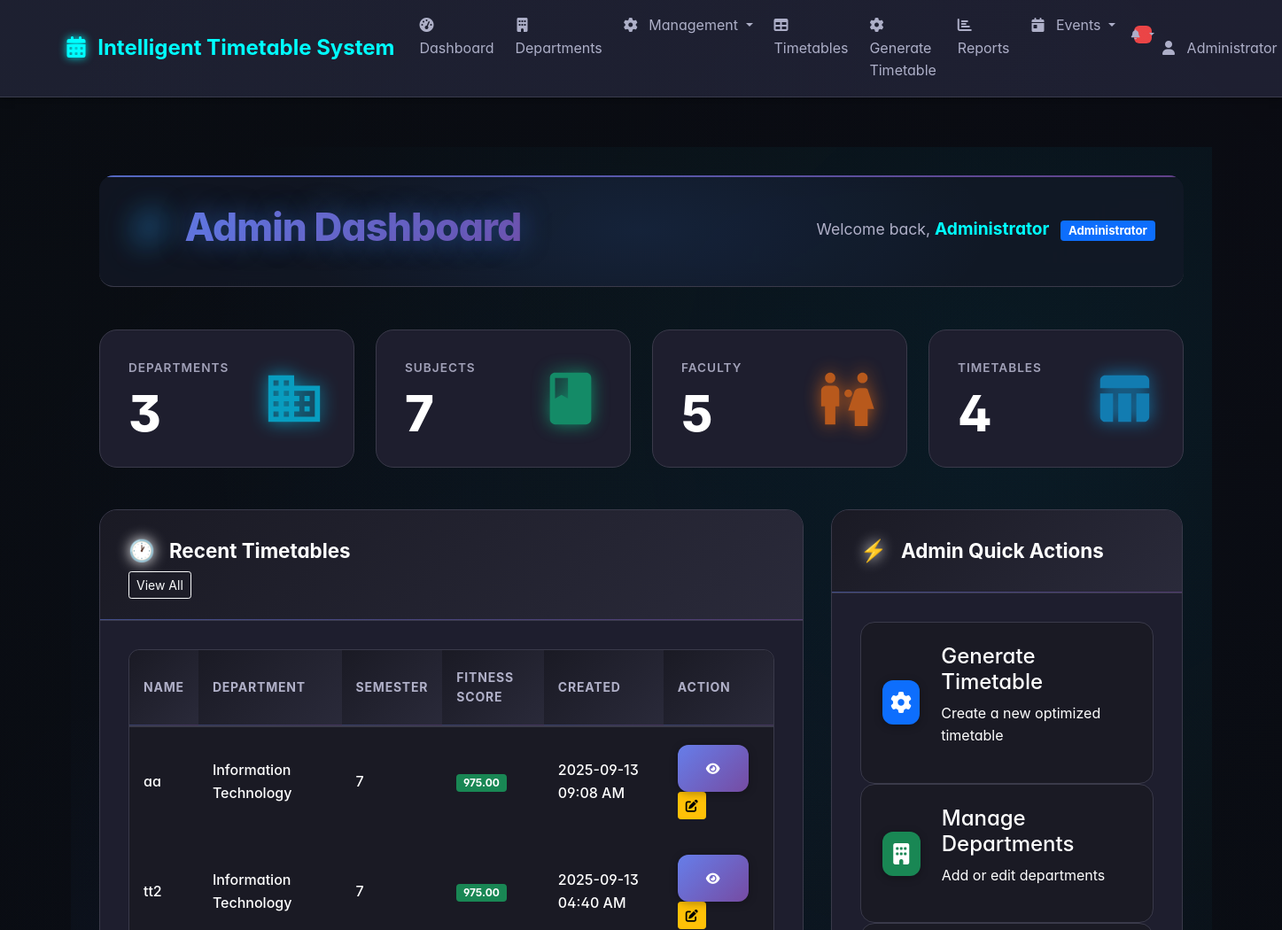
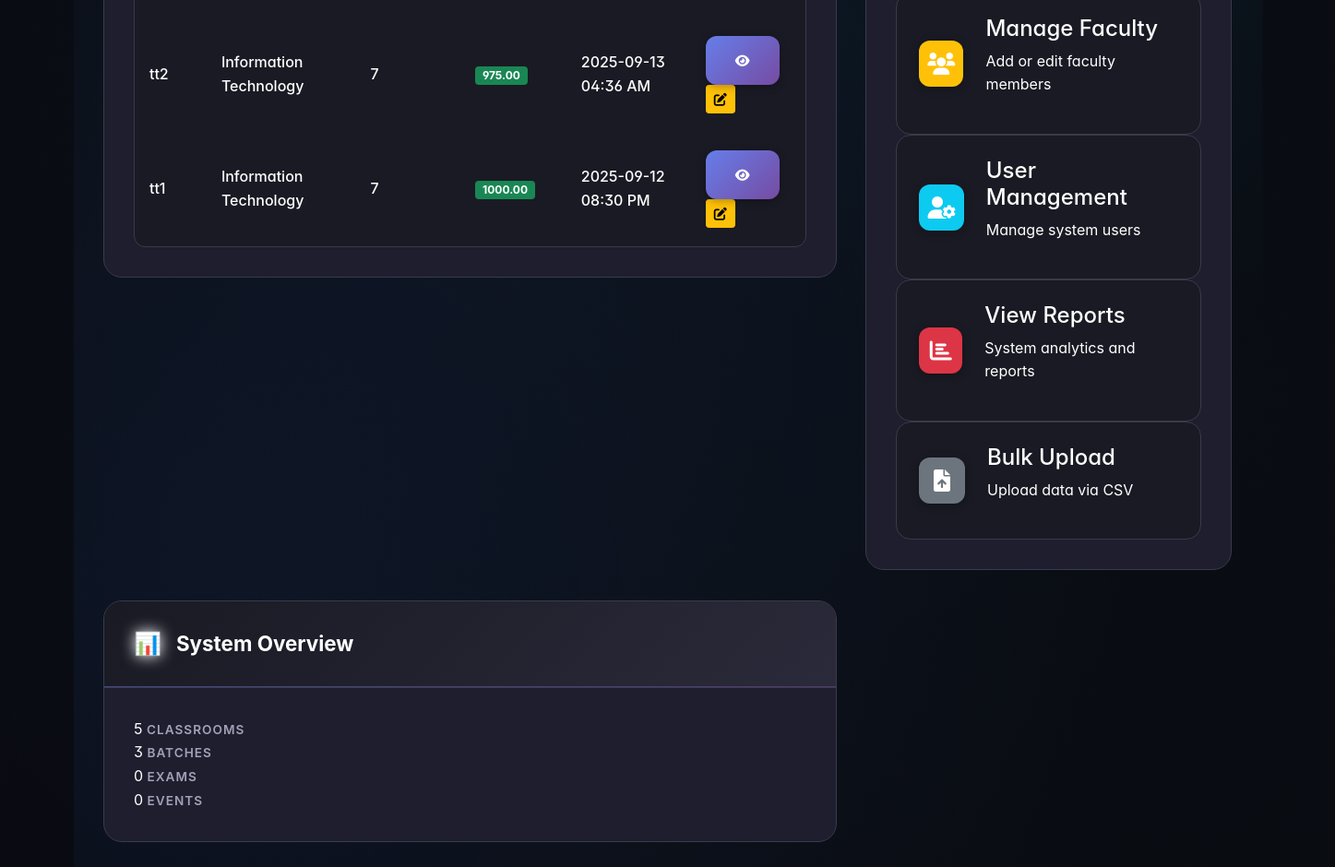
The app's page /admin/dashboard (signed in), older data (2 pictures, top to bottom).
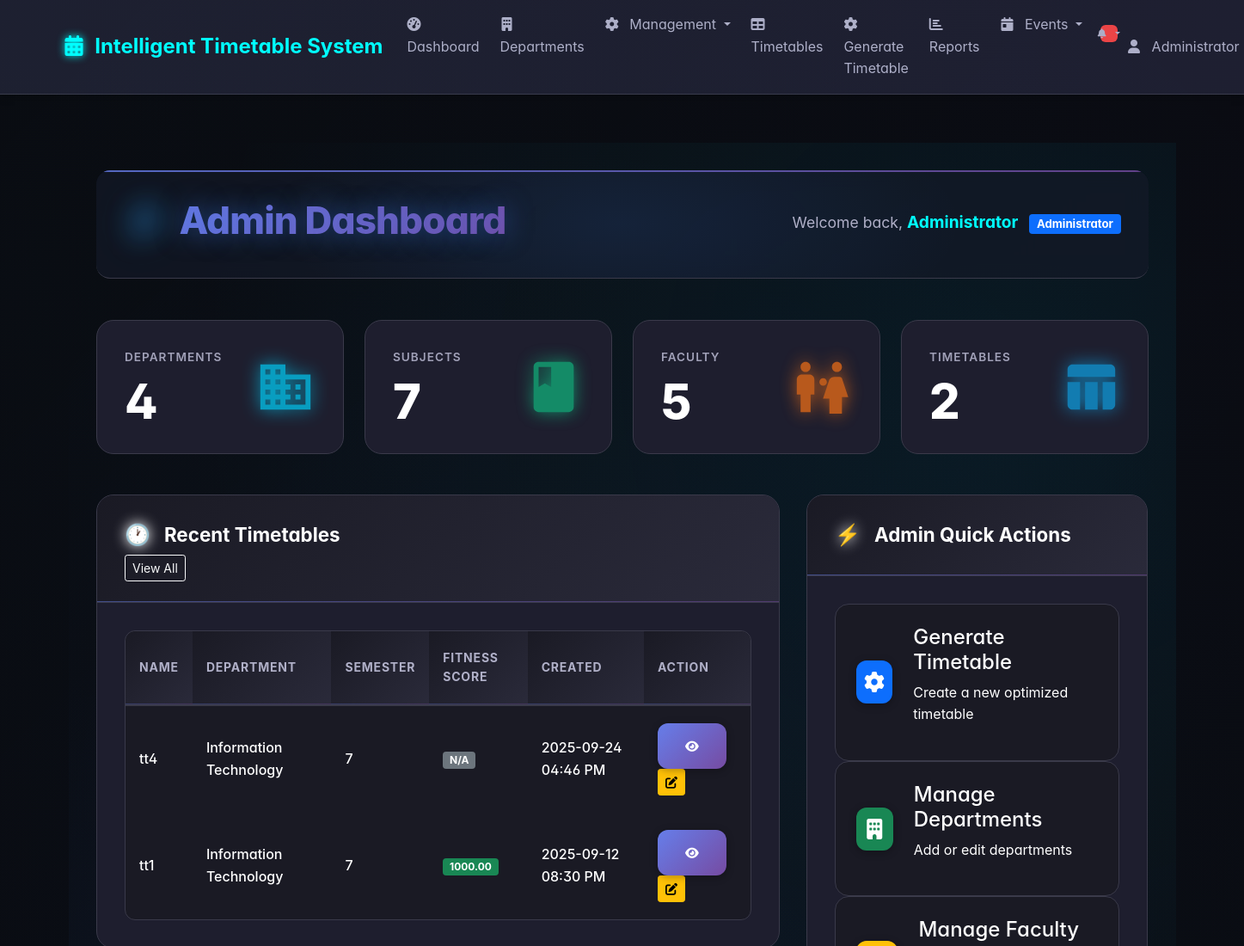
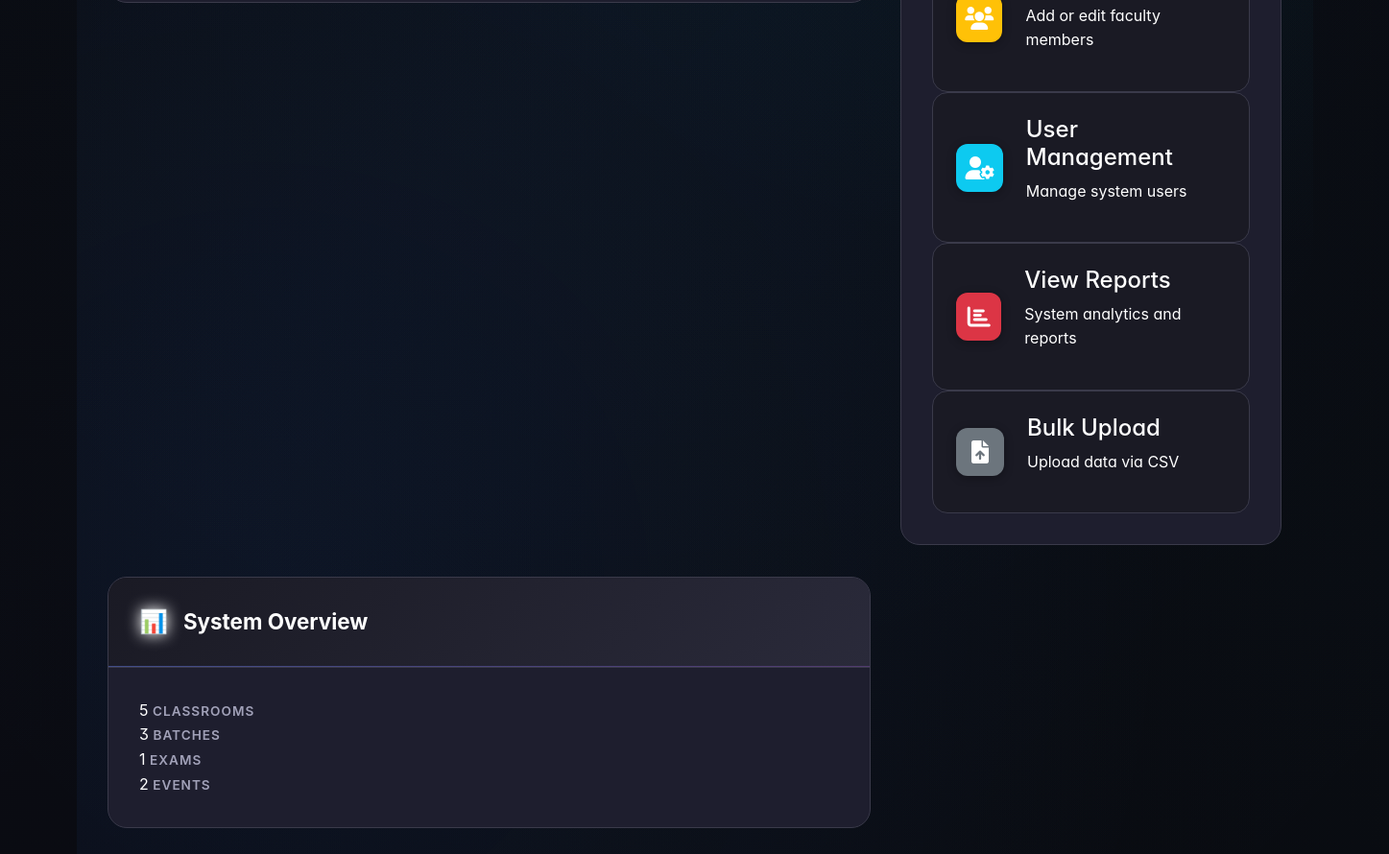
The same page, newer data (2 pictures, top to bottom).
### tables this page shows
CREATE TABLE timetables (
            id INTEGER PRIMARY KEY AUTOINCREMENT,
            name TEXT NOT NULL,
            department_id INTEGER,
            semester INTEGER,
            fitness_score REAL,
            generated_by INTEGER,
            created_at DATETIME DEFAULT CURRENT_TIMESTAMP,
            FOREIGN KEY (department_id) REFERENCES departments (id),
            FOREIGN KEY (generated_by) REFERENCES users (id)
        );

CREATE TABLE departments (
            id INTEGER PRIMARY KEY AUTOINCREMENT,
            name TEXT NOT NULL,
            code TEXT UNIQUE NOT NULL,
            created_at DATETIME DEFAULT CURRENT_TIMESTAMP
        );

### app.py (the view)
@app.route('/admin/dashboard')
@admin_required
def admin_dashboard():
    conn = sqlite3.connect('timetable.db')
    conn.row_factory = sqlite3.Row
    cursor = conn.cursor()
    cursor.execute('SELECT COUNT(*) as count FROM departments')
    dept_count = cursor.fetchone()['count']
    cursor.execute('SELECT COUNT(*) as count FROM subjects')
    sub_count = cursor.fetchone()['count']
    cursor.execute('SELECT COUNT(*) as count FROM faculty')
    faculty_count = cursor.fetchone()['count']
    cursor.execute('SELECT COUNT(*) as count FROM timetables')
    timetable_count = cursor.fetchone()['count']
    cursor.execute('SELECT COUNT(*) as count FROM classrooms')
    classroom_count = cursor.fetchone()['count']
    cursor.execute('SELECT COUNT(*) as count FROM batches')
    batch_count = cursor.fetchone()['count']
    cursor.execute('SELECT COUNT(*) as count FROM exams')
    exam_count = cursor.fetchone()['count']
    cursor.execute('SELECT COUNT(*) as count FROM events')
    event_count = cursor.fetchone()['count']
    cursor.execute('''
        SELECT t.*, d.name as department_name, u.username as generated_by_username
        FROM timetables t
        LEFT JOIN departments d ON t.department_id = d.id
        LEFT JOIN users u ON t.generated_by = u.id
        ORDER BY t.created_at DESC
        LIMIT 5
    ''')
    recent_timetables = cursor.fetchall()
    cursor.execute('''
        SELECT e.*, d.name as department_name, s.name as subject_name, c.name as classroom_name
        FROM exams e
        LEFT JOIN departments d ON e.department_id = d.id
        LEFT JOIN subjects s ON e.subject_id = s.id
        LEFT JOIN classrooms c ON e.classroom_id = c.id
        WHERE e.exam_date >= date('now')
        ORDER BY e.exam_date, e.start_time
        LIMIT 5
    ''')
    upcoming_exams = cursor.fetchall()
    cursor.execute('''
        SELECT e.*, u.username as created_by_username
        FROM events e
        LEFT JOIN users u ON e.created_by = u.id
        WHERE e.event_date >= date('now')
        ORDER BY e.event_date, e.start_time
        LIMIT 5
    ''')
    upcoming_events = cursor.fetchall()
    cursor.execute('''
        SELECT * FROM notifications
        WHERE user_id = ? AND is_read = 0
        ORDER BY created_at DESC
        LIMIT 10
    ''', (session['user_id'],))
    notifications = cursor.fetchall()
    conn.close()
    stats = {
        'departments': dept_count,
        'subjects': sub_count,
        'faculty': faculty_count,
        'timetables': timetable_count,
        'classrooms': classroom_count,
        'batches': batch_count,
        'exams': exam_count,
        'events': event_count
    }
    return render_template('dashboard_admin.html',
                          stats=stats,
                          recent_timetables=recent_timetables,
                          upcoming_exams=upcoming_exams,
                          upcoming_events=upcoming_events,
                          notifications=notifications)

### app.py (called while the page is built)
@app.context_processor
def inject_notifications():
    if 'user_id' in session:
        conn = sqlite3.connect('timetable.db')
        conn.row_factory = sqlite3.Row
        cursor = conn.cursor()
        cursor.execute('SELECT COUNT(*) as count FROM notifications WHERE user_id = ? AND is_read = 0', (session['user_id'],))
        notification_count = cursor.fetchone()['count']
        conn.close()
        return {'notification_count': notification_count}
    return {'notification_count': 0}

@app.context_processor
def inject_notifications():
    if 'user_id' in session:
        conn = sqlite3.connect('timetable.db')
        conn.row_factory = sqlite3.Row
        cursor = conn.cursor()
        cursor.execute('SELECT COUNT(*) as count FROM notifications WHERE user_id = ? AND is_read = 0', (session['user_id'],))
        notification_count = cursor.fetchone()['count']
        conn.close()
        return {'notification_count': notification_count}
    return {'notification_count': 0}

@app.context_processor
def utility_processor():
    return dict(get_faculty_subjects=get_faculty_subjects)

### templates/dashboard_admin.html (shortened to what the changed rows need)
{% extends "base.html" %}
{% block content %}
<div class="dashboard-container">
    <div class="header-section">
        <div class="header-content">
            <h1 class="main-title">
                <span class="title-icon">⚡</span>
                <span class="title-text">Admin Dashboard</span>
            </h1>
        </div>
    </div>
    <div class="stats-grid">
        <div class="stat-card stat-primary">
            <div class="stat-content">
                <div class="stat-info">
                    <div class="stat-label">Departments</div>
                    <div class="stat-value">{{ stats.departments }}</div>
                </div>
            </div>
        </div>
        <div class="stat-card stat-info">
            <div class="stat-content">
                <div class="stat-info">
                    <div class="stat-label">Timetables</div>
                    <div class="stat-value">{{ stats.timetables }}</div>
                </div>
            </div>
        </div>
    </div>
    <div class="content-grid">
        <div class="content-card timetables-card">
            <div class="card-header">
                <h2 class="card-title">
                    <span class="card-icon">🕐</span>
                    Recent Timetables
                </h2>
            </div>
            <div class="card-content">
                {% if recent_timetables %}
                    <div class="table-container">
                        <table class="modern-table">
                            <thead>
                                <tr>
                                    <th>Name</th>
                                    <th>Department</th>
                                    <th>Semester</th>
                                    <th>Fitness Score</th>
                                    <th>Created</th>
                                    <th>Action</th>
                                </tr>
                            </thead>
                            <tbody>
                                {% for timetable in recent_timetables %}
                                <tr class="table-row">
                                    <td class="table-cell">{{ timetable.name }}</td>
                                    <td class="table-cell">{{ timetable.department_name or 'N/A' }}</td>
                                    <td class="table-cell">{{ timetable.semester }}</td>
                                    <td class="table-cell">
                                        {% if timetable.fitness_score %}
                                            <span class="badge bg-{% if timetable.fitness_score >= 0.8 %}success{% elif timetable.fitness_score >= 0.6 %}warning{% else %}danger{% endif %}">
                                                {{ "%.2f"|format(timetable.fitness_score) }}
                                            </span>
                                        {% else %}
                                            <span class="badge bg-secondary">N/A</span>
                                        {% endif %}
                                    </td>
                                    <td class="table-cell">{{ timetable.created_at|format_datetime }}</td>
                                    <td class="table-cell">
                                        <div class="action-buttons">
                                            <a href="{{ url_for('timetable.view_timetable', id=timetable.id) }}" class="btn btn-sm btn-primary" title="View">
                                                <i class="fas fa-eye"></i>
                                            </a>
                                            <a href="{{ url_for('edit_timetable', id=timetable.id) }}" class="btn btn-sm btn-warning" title="Edit">
                                                <i class="fas fa-edit"></i>
                                            </a>
                                        </div>
                                    </td>
                                </tr>
                                {% endfor %}
                            </tbody>
                        </table>
                    </div>
                {% endif %}
            </div>
        </div>
        <div class="content-card actions-card">
            <div class="card-header">
                <h2 class="card-title">
                    <span class="card-icon">⚡</span>
                    Admin Quick Actions
                </h2>
            </div>
        </div>
        <div class="content-card system-card">
            <div class="card-header">
                <h2 class="card-title">
                    <span class="card-icon">📊</span>
                    System Overview
                </h2>
            </div>
            <div class="card-content">
                <div class="system-stats">
                    <div class="system-stat">
                        <span class="stat-number">{{ stats.exams or 0 }}</span>
                        <span class="stat-label">Exams</span>
                    </div>
                    <div class="system-stat">
                        <span class="stat-number">{{ stats.events or 0 }}</span>
                        <span class="stat-label">Events</span>
                    </div>
                </div>
            </div>
        </div>
    </div>
</div>
{% endblock %}

Row changes from the older to the newer data that the page shows:
removed timetables: name "aa", name "Information Technology", semester "7", fitness_score "975.00", created_at "2025-09-13 09:08 AM"
removed timetables: name "tt2", name "Information Technology", semester "7", fitness_score "975.00", created_at "2025-09-13 04:40 AM"
removed timetables: name "tt2", name "Information Technology", semester "7", fitness_score "975.00", created_at "2025-09-13 04:36 AM"
added timetables: name "tt4", name "Information Technology", semester "7", fitness_score "N/A", created_at "2025-09-24 04:46 PM"
Text that changed along with them:
{{ stats.departments }}: "3" → "4"
{{ stats.timetables }}: "4" → "2"
{{ stats.exams or 0 }}: "0" → "1"
{{ stats.events or 0 }}: "0" → "2"
